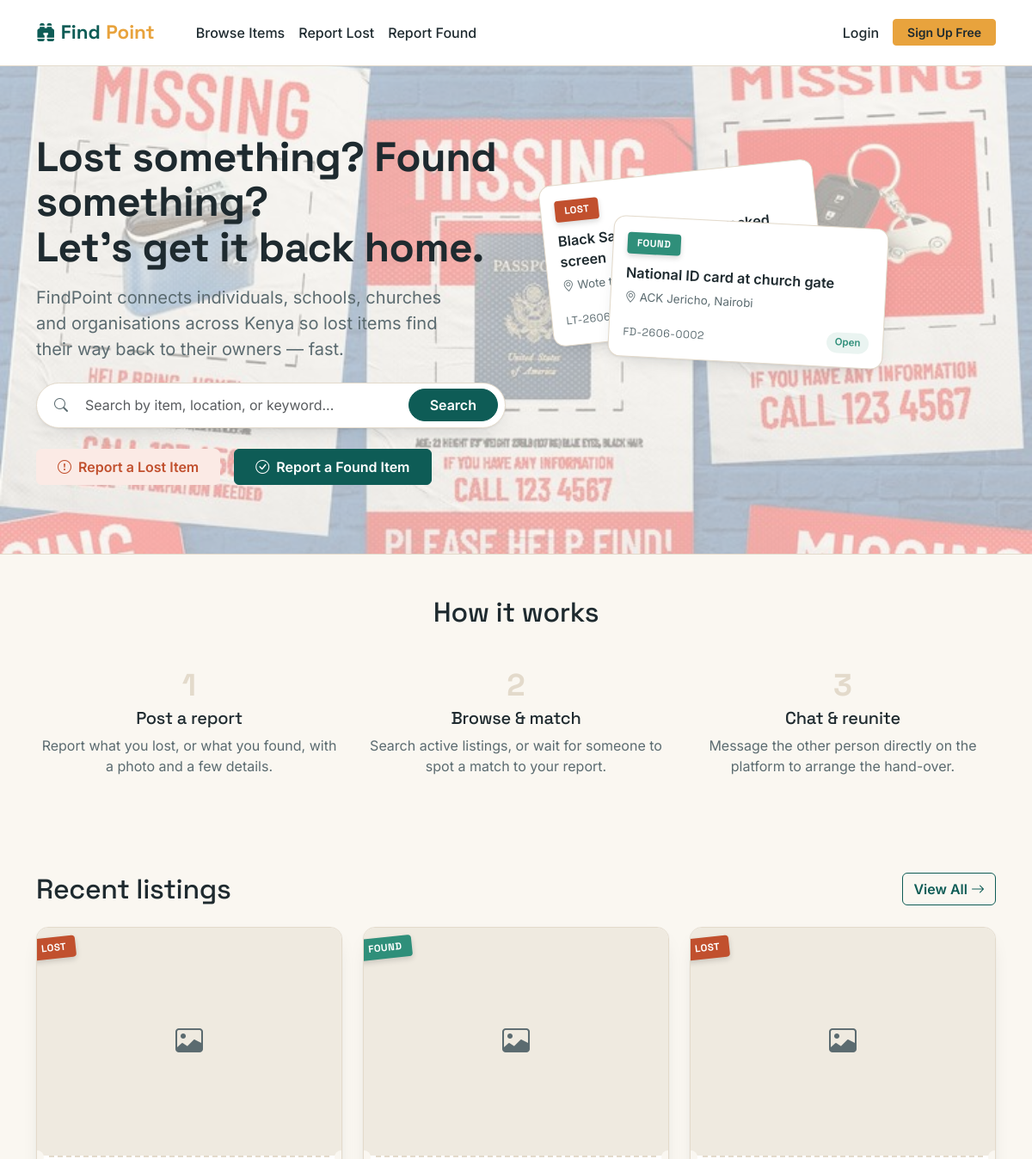
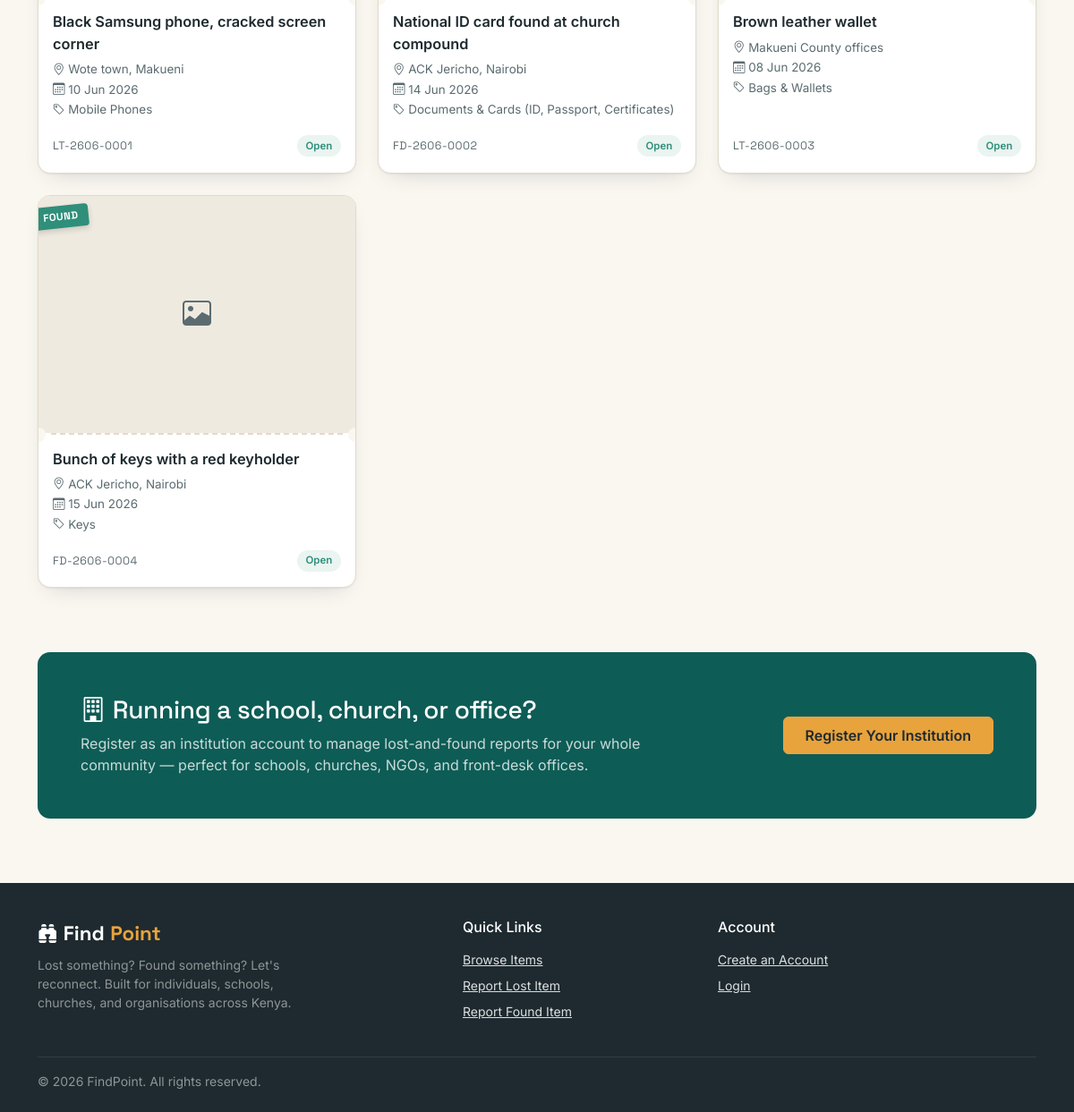
The page / on the database its author committed (2 pictures, top to bottom).
### tables this page shows
CREATE TABLE items (
    id            INT AUTO_INCREMENT PRIMARY KEY,
    user_id       INT NOT NULL,                        
    category_id   INT DEFAULT NULL,
    item_type     ENUM('lost', 'found') NOT NULL,
    title         VARCHAR(150) NOT NULL,
    description   TEXT NOT NULL,
    location      VARCHAR(150) NOT NULL,                
    item_date     DATE NOT NULL,                         
    photo         VARCHAR(255) DEFAULT NULL,             
    status        ENUM('open', 'claimed', 'resolved') NOT NULL DEFAULT 'open',
    created_at    TIMESTAMP NOT NULL DEFAULT CURRENT_TIMESTAMP,
    updated_at    TIMESTAMP NOT NULL DEFAULT CURRENT_TIMESTAMP ON UPDATE CURRENT_TIMESTAMP,
    FOREIGN KEY (user_id) REFERENCES users(id) ON DELETE CASCADE,
    FOREIGN KEY (category_id) REFERENCES categories(id) ON DELETE SET NULL,
    INDEX idx_type_status (item_type, status),
    INDEX idx_category (category_id)
);

CREATE TABLE categories (
    id    INT AUTO_INCREMENT PRIMARY KEY,
    name  VARCHAR(100) NOT NULL UNIQUE
);

### includes/functions.php (called while the page is built, shortened)
<?php
function is_logged_in()
{
    return isset($_SESSION['user_id']);
}
function h($string)
{
    return htmlspecialchars($string ?? '', ENT_QUOTES, 'UTF-8');
}
function item_ref_code($item)
{
    $prefix = ($item['item_type'] === 'lost') ? 'LT' : 'FD';
    return $prefix . '-' . date('ym', strtotime($item['created_at'])) . '-' . str_pad($item['id'], 4, '0', STR_PAD_LEFT);
}

### includes/ticket-card.php (the view)
<?php
$tag_class = ($item['item_type'] === 'lost') ? 'tag-lost' : 'tag-found';
$tag_label = ($item['item_type'] === 'lost') ? 'Lost' : 'Found';
?>
<div class="col-sm-6 col-lg-4">
    <a href="item-details.php?id=<?php echo (int) $item['id']; ?>" class="text-decoration-none">
        <div class="ticket-card">
            <div class="ticket-photo">
                <span class="ticket-tag <?php echo $tag_class; ?>"><?php echo $tag_label; ?></span>
                <?php if (!empty($item['photo'])): ?>
                    <img src="uploads/items/<?php echo h($item['photo']); ?>" alt="<?php echo h($item['title']); ?>" loading="lazy">
                <?php else: ?>
                    <div class="no-photo"><i class="bi bi-image"></i></div>
                <?php endif; ?>
            </div>
            <div class="ticket-divider"></div>
            <div class="ticket-body">
                <div class="ticket-title"><?php echo h($item['title']); ?></div>
                <div class="ticket-meta">
                    <span><i class="bi bi-geo-alt"></i> <?php echo h($item['location']); ?></span>
                    <span><i class="bi bi-calendar3"></i> <?php echo date('d M Y', strtotime($item['item_date'])); ?></span>
                    <?php if (!empty($item['category_name'])): ?>
                        <span><i class="bi bi-tag"></i> <?php echo h($item['category_name']); ?></span>
                    <?php endif; ?>
                </div>
                <div class="ticket-footer">
                    <span class="ref-code"><?php echo item_ref_code($item); ?></span>
                    <span class="status-pill status-<?php echo $item['status']; ?>"><?php echo $item['status']; ?></span>
                </div>
            </div>
        </div>
    </a>
</div>

### includes/header.php (shortened to what this page needs)
<?php
$unread_count = 0;
$pending_claims_count = 0;
?>
<!DOCTYPE html>
<html lang="en">
<head>
    <link href="https://cdn.jsdelivr.net/npm/bootstrap@5.3.3/dist/css/bootstrap.min.css" rel="stylesheet">
    <link href="https://cdn.jsdelivr.net/npm/bootstrap-icons@1.11.3/font/bootstrap-icons.css" rel="stylesheet">
    <link href="assets/css/style.css" rel="stylesheet">
</head>
<body>
<nav class="navbar navbar-expand-lg site-navbar sticky-top py-3">
    <div class="container">
        <a class="navbar-brand brand-wordmark" href="index.php">
            <i class="bi bi-binoculars-fill"></i> Find<span class="brand-dot">Point</span>
        </a>
        <div class="collapse navbar-collapse" id="mainNav">
            <ul class="navbar-nav me-auto mb-2 mb-lg-0 ms-lg-4">
                <li class="nav-item">
                    <a class="nav-link" href="browse.php">Browse Items</a>
                </li>
                <li class="nav-item">
                    <a class="nav-link" href="post-item.php?type=lost">Report Lost</a>
                </li>
                <li class="nav-item">
                    <a class="nav-link" href="post-item.php?type=found">Report Found</a>
                </li>
            </ul>
            <ul class="navbar-nav ms-auto align-items-lg-center gap-2">
                <?php if (is_logged_in()): ?>
                    <li class="nav-item">
                        <a class="nav-link" href="inbox.php">
                            Inbox
                            <?php if ($unread_count > 0): ?>
                                <span class="badge rounded-pill badge-notify"><?php echo $unread_count; ?></span>
                            <?php endif; ?>
                        </a>
                    </li>
                    <li class="nav-item dropdown">
                        <a class="nav-link dropdown-toggle" href="#" role="button" data-bs-toggle="dropdown">
                            <?php echo h($_SESSION['full_name']); ?>
                            <?php if ($pending_claims_count > 0): ?>
                                <span class="badge rounded-pill badge-notify"><?php echo $pending_claims_count; ?></span>
                            <?php endif; ?>
                        </a>
                        <ul class="dropdown-menu dropdown-menu-end">
                            <li><a class="dropdown-item" href="dashboard.php"><i class="bi bi-speedometer2 me-2"></i>Dashboard</a></li>
                            <li><a class="dropdown-item" href="my-items.php"><i class="bi bi-card-list me-2"></i>My Items</a></li>
                            <li>
                                <a class="dropdown-item" href="claims.php">
                                    <i class="bi bi-hand-index-thumb me-2"></i>Claims
                                    <?php if ($pending_claims_count > 0): ?>
                                        <span class="badge rounded-pill badge-notify"><?php echo $pending_claims_count; ?></span>
                                    <?php endif; ?>
                                </a>
                            </li>
                            <li><a class="dropdown-item" href="profile.php"><i class="bi bi-person-circle me-2"></i>Profile</a></li>
                            <li><hr class="dropdown-divider"></li>
                            <li><a class="dropdown-item text-danger" href="logout.php"><i class="bi bi-box-arrow-right me-2"></i>Logout</a></li>
                        </ul>
                    </li>
                <?php else: ?>
                    <li class="nav-item">
                        <a class="nav-link" href="login.php">Login</a>
                    </li>
                    <li class="nav-item">
                        <a class="btn btn-accent btn-sm px-3" href="register.php">Sign Up Free</a>
                    </li>
                <?php endif; ?>
            </ul>
        </div>
    </div>
</nav>
<main>

### index.php (shortened to what this page needs)
<?php
require 'config/db.php';
require 'includes/functions.php';
$recent_sql = "SELECT i.*, c.name AS category_name
               FROM items i
               LEFT JOIN categories c ON i.category_id = c.id
               WHERE i.status = 'open'
               ORDER BY i.created_at DESC
               LIMIT 6";
$recent_result = mysqli_query($conn, $recent_sql);
require 'includes/header.php';
?>
<section class="hero">
    <div class="container">
        <img src="assets\images\id lost .jpeg" alt="Illustrated scene showing people helping each other with lost and found items" class="img-fluid hero-main-img">
        <div class="row align-items-center gy-5">
            <div class="col-lg-6">
                <h1 class="mb-3">Lost something? Found something?<br>Let's get it back home.</h1>
                <p class="text-soft fs-5 mb-4" style="max-width: 480px;">
                    <?php echo h(SITE_NAME); ?> connects individuals, schools, churches and organisations
                    across Kenya so lost items find their way back to their owners — fast.
                </p>
                <form action="browse.php" method="get" class="hero-search d-flex align-items-center mb-4">
                    <i class="bi bi-search text-soft me-2"></i>
                    <input type="text" name="q" class="form-control" placeholder="Search by item, location, or keyword...">
                    <button type="submit" class="btn btn-brand rounded-pill px-4">Search</button>
                </form>
                <div class="d-flex flex-wrap gap-3">
                    <a href="post-item.php?type=lost" class="btn btn-soft-danger px-4 py-2">
                        <i class="bi bi-exclamation-circle me-1"></i> Report a Lost Item
                    </a>
                    <a href="post-item.php?type=found" class="btn btn-brand px-4 py-2">
                        <i class="bi bi-check-circle me-1"></i> Report a Found Item
                    </a>
                </div>
            </div>
            <div class="col-lg-6">
                <div class="hero-stack">
                    <div class="mini-ticket">
                        <span class="ticket-tag tag-lost" style="position: static; transform: rotate(0); display: inline-block; margin-bottom: 0.6rem;">Lost</span>
                        <div class="ticket-title">Black Samsung phone, cracked screen</div>
                        <div class="ticket-meta">
                            <span><i class="bi bi-geo-alt"></i> Wote town, Makueni</span>
                        </div>
                        <div class="ticket-footer">
                            <span class="ref-code">LT-2606-0001</span>
                            <span class="status-pill status-open">open</span>
                        </div>
                    </div>
                    <div class="mini-ticket">
                        <span class="ticket-tag tag-found" style="position: static; transform: rotate(0); display: inline-block; margin-bottom: 0.6rem;">Found</span>
                        <div class="ticket-title">National ID card at church gate</div>
                        <div class="ticket-meta">
                            <span><i class="bi bi-geo-alt"></i> ACK Jericho, Nairobi</span>
                        </div>
                        <div class="ticket-footer">
                            <span class="ref-code">FD-2606-0002</span>
                            <span class="status-pill status-open">open</span>
                        </div>
                    </div>
                </div>
            </div>
        </div>
    </div>
</section>
<section class="py-5">
    <div class="container">
        <h2 class="text-center mb-5">How it works</h2>
        <div class="row gy-4 text-center">
            <div class="col-md-4">
                <div class="step-number mb-2">1</div>
                <h5>Post a report</h5>
                <p class="text-soft">Report what you lost, or what you found, with a photo and a few details.</p>
            </div>
            <div class="col-md-4">
                <div class="step-number mb-2">2</div>
                <h5>Browse &amp; match</h5>
                <p class="text-soft">Search active listings, or wait for someone to spot a match to your report.</p>
            </div>
            <div class="col-md-4">
                <div class="step-number mb-2">3</div>
                <h5>Chat &amp; reunite</h5>
                <p class="text-soft">Message the other person directly on the platform to arrange the hand-over.</p>
            </div>
        </div>
    </div>
</section>
<section class="py-5">
    <div class="container">
        <div class="d-flex justify-content-between align-items-center mb-4">
            <h2 class="mb-0">Recent listings</h2>
            <a href="browse.php" class="btn btn-outline-brand">View All <i class="bi bi-arrow-right"></i></a>
        </div>
        <?php if (mysqli_num_rows($recent_result) === 0): ?>
            <div class="empty-state">
                <div class="empty-icon"><i class="bi bi-inbox"></i></div>
                <p class="mb-0">No listings yet — be the first to report a lost or found item.</p>
            </div>
        <?php else: ?>
            <div class="row g-4">
                <?php while ($item = mysqli_fetch_assoc($recent_result)): ?>
                    <?php include 'includes/ticket-card.php'; ?>
                <?php endwhile; ?>
            </div>
        <?php endif; ?>
    </div>
</section>
<section class="py-4">
    <div class="container">
        <div class="institution-band p-4 p-md-5">
            <div class="row align-items-center gy-3">
                <div class="col-lg-8">
                    <h3 class="text-white mb-2"><i class="bi bi-building me-2"></i>Running a school, church, or office?</h3>
                    <p class="text-soft mb-0">
                        Register as an institution account to manage lost-and-found reports for your whole
                        community — perfect for schools, churches, NGOs, and front-desk offices.
                    </p>
                </div>
                <div class="col-lg-4 text-lg-end">
                    <a href="register.php" class="btn btn-accent px-4 py-2">Register Your Institution</a>
                </div>
            </div>
        </div>
    </div>
</section>
<?php require 'includes/footer.php'; ?>

### includes/footer.php (shortened to what this page needs)
</main>
<footer class="site-footer">
    <div class="container">
        <div class="row gy-4">
            <div class="col-md-5">
                <div class="brand-wordmark mb-2">
                    <i class="bi bi-binoculars-fill"></i> Find<span class="brand-dot">Point</span>
                </div>
                <p class="text-white-50 small mb-0" style="max-width: 320px;">
                    <?php echo h(SITE_TAGLINE); ?> Built for individuals, schools, churches, and organisations across Kenya.
                </p>
            </div>
            <div class="col-md-3">
                <h6 class="text-white mb-3">Quick Links</h6>
                <ul class="list-unstyled small">
                    <li class="mb-2"><a href="browse.php">Browse Items</a></li>
                    <li class="mb-2"><a href="post-item.php?type=lost">Report Lost Item</a></li>
                    <li class="mb-2"><a href="post-item.php?type=found">Report Found Item</a></li>
                </ul>
            </div>
            <div class="col-md-4">
                <h6 class="text-white mb-3">Account</h6>
                <ul class="list-unstyled small">
                    <?php if (is_logged_in()): ?>
                        <li class="mb-2"><a href="dashboard.php">My Dashboard</a></li>
                        <li class="mb-2"><a href="inbox.php">Messages</a></li>
                    <?php else: ?>
                        <li class="mb-2"><a href="register.php">Create an Account</a></li>
                        <li class="mb-2"><a href="login.php">Login</a></li>
                    <?php endif; ?>
                </ul>
            </div>
        </div>
        <hr class="border-secondary mt-4 mb-3">
        <p class="small text-white-50 mb-0">&copy; <?php echo date('Y'); ?> <?php echo h(SITE_NAME); ?>. All rights reserved.</p>
    </div>
</footer>
</body>
</html>

### index.php (style rules this page uses)
.hero { position: relative; overflow: hidden; padding: 80px 0; }
.hero-main-img { position: absolute; top: 50%; left: 50%; transform: translate(-50%, -50%); min-width: 100%; min-height: 100%; width: auto; height: auto; object-fit: cover; z-index: -1; opacity: 0.35; pointer-events: none; }

### rows shown on the page
items: item_type "LOST", title "Black Samsung phone, cracked screen corner", location "Wote town, Makueni", item_date "10 Jun 2026", category.name "Mobile Phones", item_ref_code($item) "LT-2606-0001", status "Open"
items: item_type "FOUND", title "National ID card found at church compound", location "ACK Jericho, Nairobi", item_date "14 Jun 2026", category.name "Documents & Cards (ID, Passport, Certificates)", item_ref_code($item) "FD-2606-0002", status "Open"
items: item_type "LOST", title "Brown leather wallet", location "Makueni County offices", item_date "08 Jun 2026", category.name "Bags & Wallets", item_ref_code($item) "LT-2606-0003", status "Open"
items: item_type "FOUND", title "Bunch of keys with a red keyholder", location "ACK Jericho, Nairobi", item_date "15 Jun 2026", category.name "Keys", item_ref_code($item) "FD-2606-0004", status "Open"

### other values the page prints
SITE_NAME "FindPoint"
SITE_TAGLINE "Lost something? Found something? Let's reconnect."
